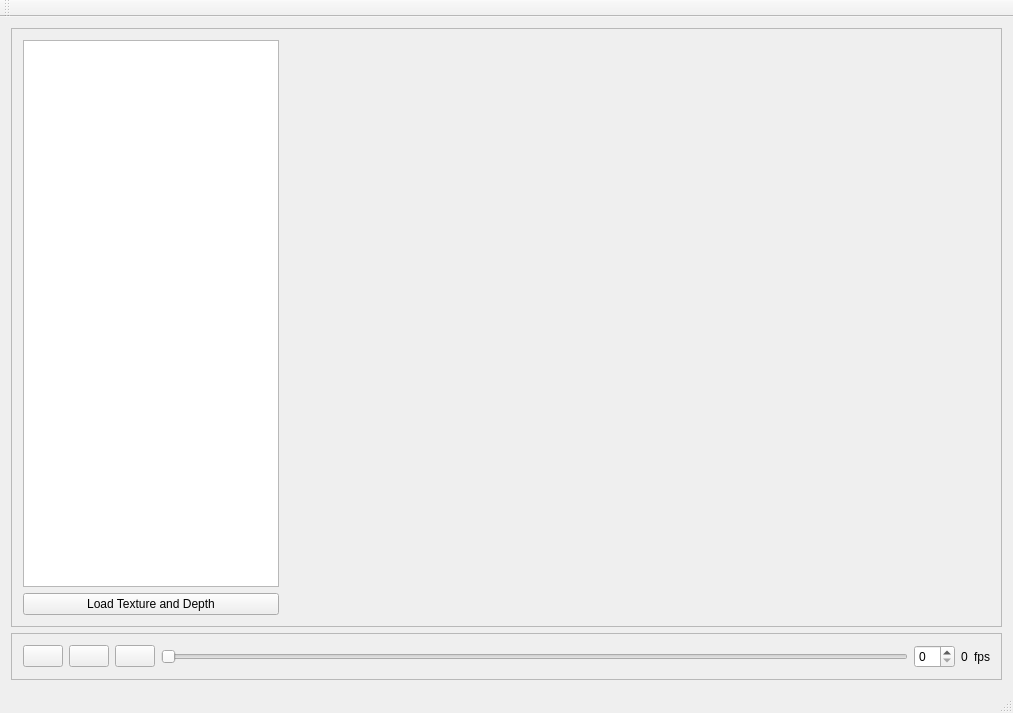
<?xml version="1.0" encoding="UTF-8"?>
<ui version="4.0">
 <class>MainWindow</class>
 <widget class="QMainWindow" name="MainWindow">
  <property name="geometry">
   <rect>
    <x>0</x>
    <y>0</y>
    <width>1013</width>
    <height>713</height>
   </rect>
  </property>
  <property name="windowTitle">
   <string>MainWindow</string>
  </property>
  <widget class="QWidget" name="centralWidget">
   <layout class="QVBoxLayout" name="verticalLayout_4">
    <item>
     <widget class="QFrame" name="frame_2">
      <property name="sizePolicy">
       <sizepolicy hsizetype="Expanding" vsizetype="Preferred">
        <horstretch>0</horstretch>
        <verstretch>0</verstretch>
       </sizepolicy>
      </property>
      <property name="frameShape">
       <enum>QFrame::StyledPanel</enum>
      </property>
      <property name="frameShadow">
       <enum>QFrame::Raised</enum>
      </property>
      <layout class="QHBoxLayout" name="horizontalLayout">
       <item>
        <layout class="QVBoxLayout" name="verticalLayout_3">
         <item>
          <widget class="QListView" name="yuvListView">
           <property name="sizePolicy">
            <sizepolicy hsizetype="Preferred" vsizetype="Expanding">
             <horstretch>0</horstretch>
             <verstretch>0</verstretch>
            </sizepolicy>
           </property>
          </widget>
         </item>
         <item>
          <widget class="QPushButton" name="loadTextureAndDepthButton">
           <property name="text">
            <string>Load Texture and Depth</string>
           </property>
          </widget>
         </item>
        </layout>
       </item>
       <item>
        <layout class="QVBoxLayout" name="verticalLayout_2">
         <item>
          <spacer name="verticalSpacer">
           <property name="orientation">
            <enum>Qt::Vertical</enum>
           </property>
           <property name="sizeHint" stdset="0">
            <size>
             <width>20</width>
             <height>40</height>
            </size>
           </property>
          </spacer>
         </item>
         <item>
          <widget class="GLWidget" name="videoWidget" native="true">
           <property name="enabled">
            <bool>true</bool>
           </property>
           <property name="sizePolicy">
            <sizepolicy hsizetype="Expanding" vsizetype="Preferred">
             <horstretch>0</horstretch>
             <verstretch>0</verstretch>
            </sizepolicy>
           </property>
          </widget>
         </item>
         <item>
          <spacer name="verticalSpacer_2">
           <property name="orientation">
            <enum>Qt::Vertical</enum>
           </property>
           <property name="sizeHint" stdset="0">
            <size>
             <width>20</width>
             <height>40</height>
            </size>
           </property>
          </spacer>
         </item>
        </layout>
       </item>
      </layout>
     </widget>
    </item>
    <item>
     <widget class="QFrame" name="frame">
      <property name="sizePolicy">
       <sizepolicy hsizetype="Expanding" vsizetype="Preferred">
        <horstretch>0</horstretch>
        <verstretch>0</verstretch>
       </sizepolicy>
      </property>
      <property name="frameShape">
       <enum>QFrame::StyledPanel</enum>
      </property>
      <property name="frameShadow">
       <enum>QFrame::Raised</enum>
      </property>
      <layout class="QGridLayout" name="gridLayout_3">
       <item row="0" column="5">
        <widget class="QLabel" name="frameRateLabel">
         <property name="text">
          <string>0</string>
         </property>
        </widget>
       </item>
       <item row="0" column="0">
        <widget class="QPushButton" name="previousFrameButton">
         <property name="text">
          <string/>
         </property>
         <property name="icon">
          <iconset resource="../resources.qrc">
           <normaloff>:/icons/previous.png</normaloff>:/icons/previous.png</iconset>
         </property>
        </widget>
       </item>
       <item row="0" column="3">
        <widget class="QSlider" name="playbackLocationSlider">
         <property name="sizePolicy">
          <sizepolicy hsizetype="Expanding" vsizetype="Fixed">
           <horstretch>0</horstretch>
           <verstretch>0</verstretch>
          </sizepolicy>
         </property>
         <property name="tracking">
          <bool>false</bool>
         </property>
         <property name="orientation">
          <enum>Qt::Horizontal</enum>
         </property>
        </widget>
       </item>
       <item row="0" column="2">
        <widget class="QPushButton" name="nextFrameButton">
         <property name="text">
          <string/>
         </property>
         <property name="icon">
          <iconset resource="../resources.qrc">
           <normaloff>:/icons/next.png</normaloff>:/icons/next.png</iconset>
         </property>
        </widget>
       </item>
       <item row="0" column="4">
        <widget class="QSpinBox" name="frameCounterSpinBox"/>
       </item>
       <item row="0" column="6">
        <widget class="QLabel" name="label_2">
         <property name="text">
          <string>fps</string>
         </property>
        </widget>
       </item>
       <item row="0" column="1">
        <widget class="QPushButton" name="playButton">
         <property name="text">
          <string/>
         </property>
         <property name="icon">
          <iconset resource="../resources.qrc">
           <normaloff>:/icons/play.png</normaloff>:/icons/play.png</iconset>
         </property>
        </widget>
       </item>
      </layout>
     </widget>
    </item>
   </layout>
  </widget>
  <widget class="QMenuBar" name="menuBar">
   <property name="geometry">
    <rect>
     <x>0</x>
     <y>0</y>
     <width>1013</width>
     <height>26</height>
    </rect>
   </property>
  </widget>
  <widget class="QToolBar" name="mainToolBar">
   <attribute name="toolBarArea">
    <enum>TopToolBarArea</enum>
   </attribute>
   <attribute name="toolBarBreak">
    <bool>false</bool>
   </attribute>
  </widget>
  <widget class="QStatusBar" name="statusBar"/>
 </widget>
 <layoutdefault spacing="6" margin="11"/>
 <customwidgets>
  <customwidget>
   <class>GLWidget</class>
   <extends>QWidget</extends>
   <header>glwidget.h</header>
   <container>1</container>
  </customwidget>
 </customwidgets>
 <resources>
  <include location="../resources.qrc"/>
 </resources>
 <connections/>
 <slots>
  <slot>loadCameraParameters()</slot>
  <slot>loadTextureAndDepth()</slot>
 </slots>
</ui>
